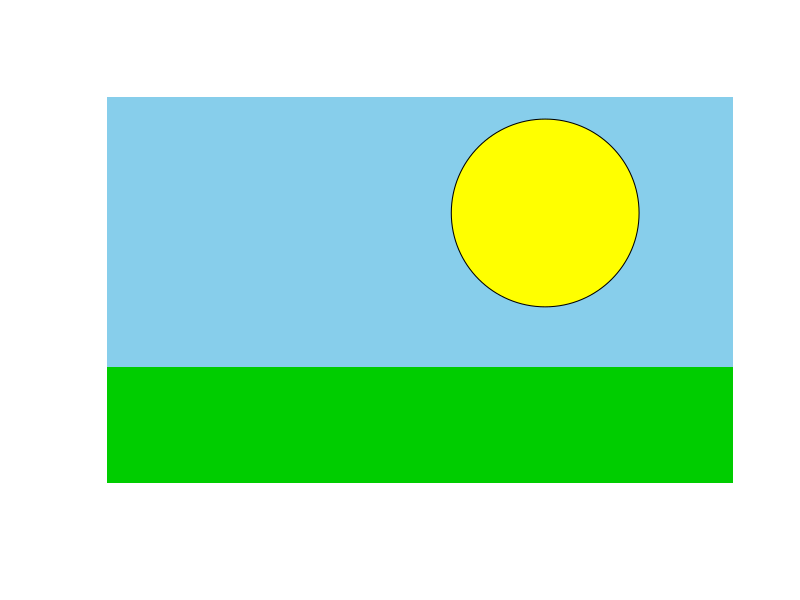

R code for this plot:
## ---- chunk 1
# Set up plot
plot(
  1, 1, 
  xlim = c(0, 10), ylim = c(0, 10), 
  type = "n", xlab = "", ylab = "", 
  xaxt = "n", yaxt = "n", bty = "n"
)

# Draw the sky
rect(0, 0, 10, 10, col = "skyblue", border = NA)

# Draw the sun
symbols(7, 7, circles = 1.5, inches = FALSE, add = TRUE, bg = "yellow")

# Draw grass
rect(0, 0, 10, 3, col = "green3", border = NA)
